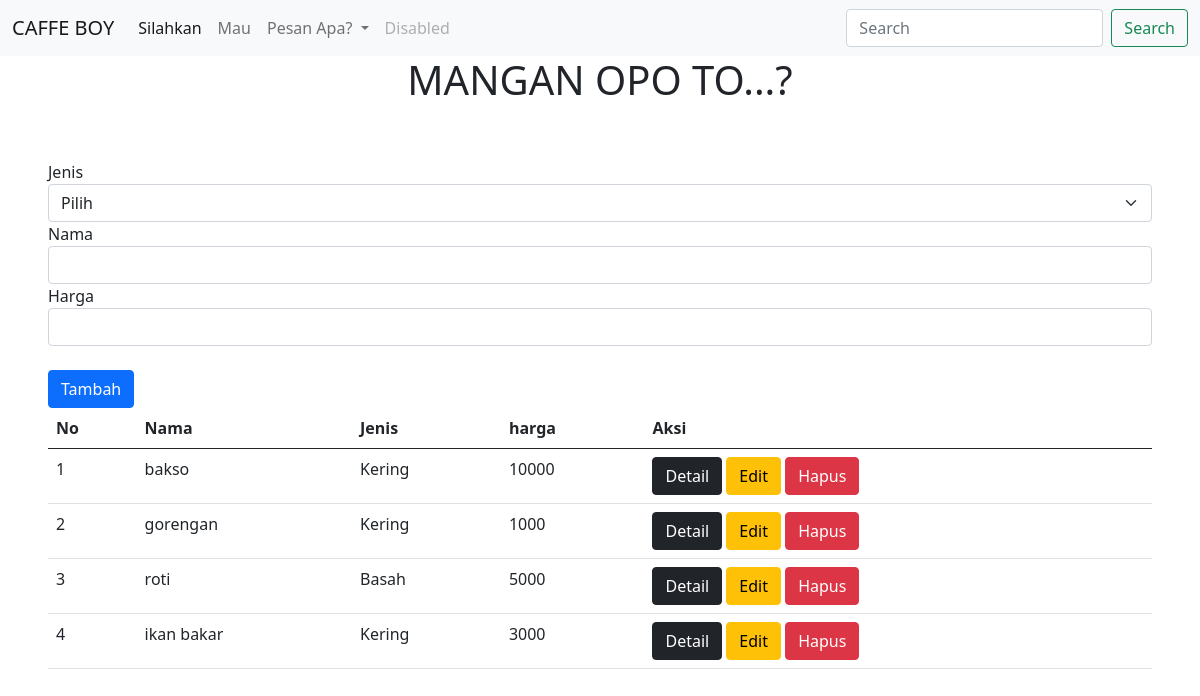
The page / on the database its author committed.
### makanan/models.py (models this page shows)
class makanan(models.Model):
    jenis = models.CharField(max_length=255)
    nama = CharField(max_length=255)
    harga = models.IntegerField()

### makanan/views.py (the view)
# urls.py: path('', views.readMakanan, name='readMakanan'),
def readMakanan(req):
    if req.POST:
        input_jenis = req.POST["jenis"]
        input_nama = req.POST["nama"]
        input_harga = req.POST["harga"]
        models.makanan.objects.create(jenis = input_jenis, nama= input_nama, harga = input_harga)
    data = models.makanan.objects.all()
    return render(req, "makanan/index.html", {
        "data": data,
    })

### templates/makanan/index.html (shortened to what this page needs)
<!DOCTYPE html>
<html lang="en">
<head>
    <link href="https://cdn.jsdelivr.net/npm/bootstrap@5.0.2/dist/css/bootstrap.min.css" rel="stylesheet">
</head>
<body>
    <section>
        <nav class="navbar navbar-expand-lg navbar-light bg-light">
            <div class="container-fluid">
              <a class="navbar-brand" href="#">CAFFE BOY</a>
              <div class="collapse navbar-collapse" id="navbarSupportedContent">
                <ul class="navbar-nav me-auto mb-2 mb-lg-0">
                  <li class="nav-item">
                    <a class="nav-link active" aria-current="page" href="#">Silahkan</a>
                  </li>
                  <li class="nav-item">
                    <a class="nav-link" href="#">Mau</a>
                  </li>
                  <li class="nav-item dropdown">
                    <a class="nav-link dropdown-toggle" href="#" id="navbarDropdown" role="button" data-bs-toggle="dropdown" aria-expanded="false">
                      Pesan Apa?
                    </a>
                  </li>
                  <li class="nav-item">
                    <a class="nav-link disabled">Disabled</a>
                  </li>
                </ul>
                <form class="d-flex">
                  <input class="form-control me-2" type="search" placeholder="Search" aria-label="Search">
                  <button class="btn btn-outline-success" type="submit">Search</button>
                </form>
              </div>
            </div>
          </nav>
    </section>
    <div class="container text-center">
      <h1>MANGAN OPO TO...?</h1>
  </div>
   <div class="p-5">
        <form action="" method="POST">
            <label>Jenis</label>
            <select class="form-select" name="jenis">
                <option selected>Pilih</option>
            </select>
            <label>Nama</label>
            <input type="text" name="nama" class="form-control">
            <label>Harga</label>
            <input type="text" name="harga" class="form-control"><br>
            <button type="submit" class="btn btn-primary">Tambah</button>
        </form>
        <div>
            <table class="table">
                <thead>
                    <th>No</th>
                    <th>Nama</th>
                    <th>Jenis</th>
                    <th>harga</th>
                    <th>Aksi</th>
                </thead>
                <tbody>
                    {% for d in data%}
                    <tr>
                        <td>{{forloop.counter}}</td>
                        <td>{{d.nama}}</td>
                        <td>{{d.jenis}}</td>
                        <td>{{d.harga}}</td>
                        <td>
                            <a href="detail/{{d.id}}" class="btn btn-dark">Detail</a>
                            <a href="edit/{{d.id}}" class="btn btn-warning">Edit</a>
                            <a href="hapus/{{d.id}}" class="btn btn-danger">Hapus</a>
                        </td>
                    </tr>
                    {% endfor %}
                </tbody>
            </table>
        </div>
   </div>
</body>
</html>

### rows shown on the page
makanan: nama "bakso", jenis "Kering", harga "10000"
makanan: nama "gorengan", jenis "Kering", harga "1000"
makanan: nama "roti", jenis "Basah", harga "5000"
makanan: nama "ikan bakar", jenis "Kering", harga "3000"
